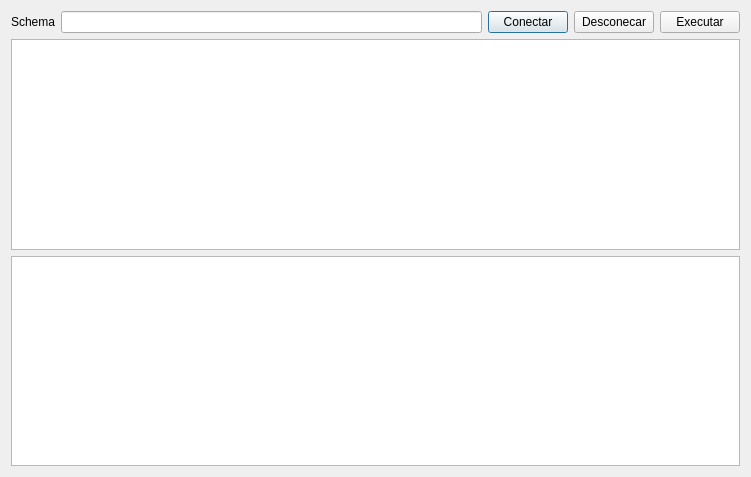
<?xml version="1.0" encoding="UTF-8"?>
<ui version="4.0">
 <class>Tuntorialsqlite</class>
 <widget class="QDialog" name="Tuntorialsqlite">
  <property name="geometry">
   <rect>
    <x>0</x>
    <y>0</y>
    <width>751</width>
    <height>477</height>
   </rect>
  </property>
  <property name="windowTitle">
   <string>Dialog</string>
  </property>
  <layout class="QVBoxLayout" name="verticalLayout_2">
   <item>
    <layout class="QHBoxLayout" name="horizontalLayout">
     <item>
      <widget class="QLabel" name="lbl_shema">
       <property name="text">
        <string>Schema</string>
       </property>
      </widget>
     </item>
     <item>
      <widget class="QLineEdit" name="edit_shma"/>
     </item>
     <item>
      <widget class="QPushButton" name="btn_conectar">
       <property name="text">
        <string>Conectar</string>
       </property>
      </widget>
     </item>
     <item>
      <widget class="QPushButton" name="btn_desconectar">
       <property name="text">
        <string>Desconecar</string>
       </property>
      </widget>
     </item>
     <item>
      <widget class="QPushButton" name="btn_executar">
       <property name="text">
        <string>Executar</string>
       </property>
      </widget>
     </item>
    </layout>
   </item>
   <item>
    <widget class="QPlainTextEdit" name="txt_sql"/>
   </item>
   <item>
    <widget class="QTableWidget" name="tbl_sql"/>
   </item>
  </layout>
 </widget>
 <resources/>
 <connections/>
</ui>
